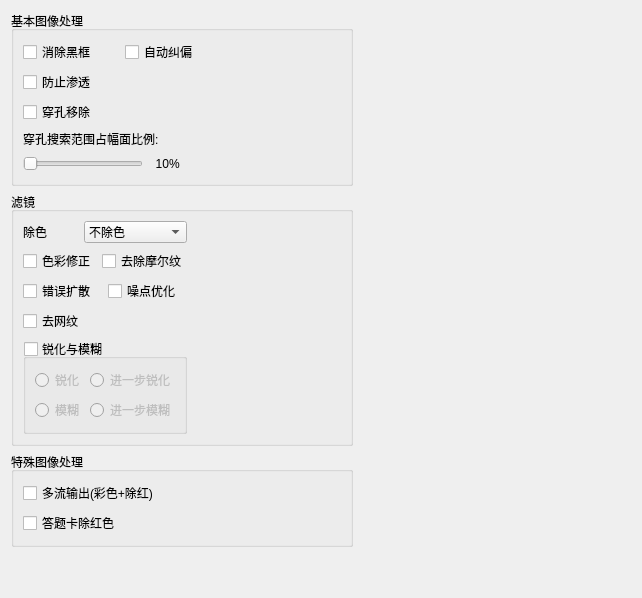
       <widget class="QWidget" name="tab_imgProc">
        <attribute name="title">
         <string>图像处理</string>
        </attribute>
        <layout class="QHBoxLayout" name="horizontalLayout_34">
         <item>
          <layout class="QVBoxLayout" name="verticalLayout_4" stretch="0,0,0,0">
           <item>
            <widget class="QGroupBox" name="gbox_basicImgProc">
             <property name="title">
              <string>基本图像处理</string>
             </property>
             <layout class="QHBoxLayout" name="horizontalLayout_3" stretch="0,0">
              <item>
               <layout class="QVBoxLayout" name="verticalLayout_3" stretch="0,0,0,0">
                <item>
                 <layout class="QHBoxLayout" name="horizontalLayout_25">
                  <item>
                   <widget class="QCheckBox" name="cbtn_deBlack">
                    <property name="text">
                     <string>消除黑框</string>
                    </property>
                   </widget>
                  </item>
                  <item>
                   <widget class="QCheckBox" name="cbtn_adjust">
                    <property name="text">
                     <string>自动纠偏</string>
                    </property>
                   </widget>
                  </item>
                 </layout>
                </item>
                <item>
                 <layout class="QHBoxLayout" name="horizontalLayout_30">
                  <item>
                   <widget class="QCheckBox" name="cbtn_antiInfi">
                    <property name="text">
                     <string>防止渗透</string>
                    </property>
                   </widget>
                  </item>
                 </layout>
                </item>
                <item>
                 <widget class="QCheckBox" name="cbtn_deHole">
                  <property name="text">
                   <string>穿孔移除</string>
                  </property>
                 </widget>
                </item>
                <item>
                 <layout class="QVBoxLayout" name="verticalLayout_10">
                  <item>
                   <widget class="QLabel" name="label_deHole">
                    <property name="text">
                     <string>穿孔搜索范围占幅面比例:</string>
                    </property>
                   </widget>
                  </item>
                  <item>
                   <layout class="QHBoxLayout" name="horizontalLayout_26" stretch="0,1,5">
                    <item>
                     <widget class="QSlider" name="Slider_deHole">
                      <property name="minimumSize">
                       <size>
                        <width>120</width>
                        <height>0</height>
                       </size>
                      </property>
                      <property name="styleSheet">
                       <string notr="true">QSlider::handle:pressed{background:#007ad9;}</string>
                      </property>
                      <property name="minimum">
                       <number>1</number>
                      </property>
                      <property name="maximum">
                       <number>9</number>
                      </property>
                      <property name="singleStep">
                       <number>1</number>
                      </property>
                      <property name="pageStep">
                       <number>1</number>
                      </property>
                      <property name="value">
                       <number>1</number>
                      </property>
                      <property name="sliderPosition">
                       <number>1</number>
                      </property>
                      <property name="orientation">
                       <enum>Qt::Horizontal</enum>
                      </property>
                     </widget>
                    </item>
                    <item>
                     <widget class="QLabel" name="label_deHolePara">
                      <property name="text">
                       <string>  10%</string>
                      </property>
                     </widget>
                    </item>
                    <item>
                     <spacer name="horizontalSpacer_13">
                      <property name="orientation">
                       <enum>Qt::Horizontal</enum>
                      </property>
                      <property name="sizeHint" stdset="0">
                       <size>
                        <width>40</width>
                        <height>20</height>
                       </size>
                      </property>
                     </spacer>
                    </item>
                   </layout>
                  </item>
                 </layout>
                </item>
               </layout>
              </item>
              <item>
               <spacer name="horizontalSpacer_9">
                <property name="orientation">
                 <enum>Qt::Horizontal</enum>
                </property>
                <property name="sizeHint" stdset="0">
                 <size>
                  <width>89</width>
                  <height>20</height>
                 </size>
                </property>
               </spacer>
              </item>
             </layout>
            </widget>
           </item>
           <item>
            <widget class="QGroupBox" name="gbox_filter">
             <property name="title">
              <string>滤镜</string>
             </property>
             <layout class="QHBoxLayout" name="horizontalLayout_28">
              <item>
               <layout class="QVBoxLayout" name="verticalLayout_17">
                <item>
                 <layout class="QHBoxLayout" name="horizontalLayout_24" stretch="1,2">
                  <item>
                   <widget class="QLabel" name="label_deColor">
                    <property name="minimumSize">
                     <size>
                      <width>55</width>
                      <height>0</height>
                     </size>
                    </property>
                    <property name="text">
                     <string>除色</string>
                    </property>
                   </widget>
                  </item>
                  <item>
                   <widget class="QComboBox" name="cbox_deColor">
                    <property name="minimumSize">
                     <size>
                      <width>80</width>
                      <height>0</height>
                     </size>
                    </property>
                    <property name="maximumSize">
                     <size>
                      <width>120</width>
                      <height>16777215</height>
                     </size>
                    </property>
                    <item>
                     <property name="text">
                      <string>不除色</string>
                     </property>
                    </item>
                    <item>
                     <property name="text">
                      <string>除红色</string>
                     </property>
                    </item>
                    <item>
                     <property name="text">
                      <string>除绿色</string>
                     </property>
                    </item>
                    <item>
                     <property name="text">
                      <string>除蓝色</string>
                     </property>
                    </item>
                    <item>
                     <property name="text">
                      <string>全除色</string>
                     </property>
                    </item>
                    <item>
                     <property name="text">
                      <string>红色增强</string>
                     </property>
                    </item>
                    <item>
                     <property name="text">
                      <string>绿色增强</string>
                     </property>
                    </item>
                    <item>
                     <property name="text">
                      <string>蓝色增强</string>
                     </property>
                    </item>
                   </widget>
                  </item>
                 </layout>
                </item>
                <item>
                 <layout class="QHBoxLayout" name="horizontalLayout_33">
                  <item>
                   <widget class="QCheckBox" name="cbtn_colorAdjust">
                    <property name="text">
                     <string>色彩修正</string>
                    </property>
                   </widget>
                  </item>
                  <item>
                   <widget class="QCheckBox" name="cbtn_deMoire">
                    <property name="text">
                     <string>去除摩尔纹</string>
                    </property>
                   </widget>
                  </item>
                 </layout>
                </item>
                <item>
                 <layout class="QHBoxLayout" name="horizontalLayout_18">
                  <item>
                   <widget class="QCheckBox" name="cbtn_setBWDot">
                    <property name="text">
                     <string>错误扩散</string>
                    </property>
                   </widget>
                  </item>
                  <item>
                   <widget class="QCheckBox" name="cbtn_noise">
                    <property name="text">
                     <string>噪点优化</string>
                    </property>
                   </widget>
                  </item>
                 </layout>
                </item>
                <item>
                 <layout class="QHBoxLayout" name="horizontalLayout_41">
                  <item>
                   <widget class="QCheckBox" name="cbtn_texRmv">
                    <property name="text">
                     <string>去网纹</string>
                    </property>
                   </widget>
                  </item>
                 </layout>
                </item>
                <item>
                 <widget class="QGroupBox" name="gbox_sharAndBlur">
                  <property name="title">
                   <string>锐化与模糊</string>
                  </property>
                  <property name="flat">
                   <bool>false</bool>
                  </property>
                  <property name="checkable">
                   <bool>true</bool>
                  </property>
                  <property name="checked">
                   <bool>false</bool>
                  </property>
                  <layout class="QVBoxLayout" name="verticalLayout_20">
                   <item>
                    <layout class="QHBoxLayout" name="horizontalLayout_19">
                     <item>
                      <widget class="QRadioButton" name="rbtn_sharpening1">
                       <property name="text">
                        <string>锐化</string>
                       </property>
                      </widget>
                     </item>
                     <item>
                      <widget class="QRadioButton" name="rbtn_sharpening2">
                       <property name="text">
                        <string>进一步锐化</string>
                       </property>
                      </widget>
                     </item>
                    </layout>
                   </item>
                   <item>
                    <layout class="QHBoxLayout" name="horizontalLayout_20">
                     <item>
                      <widget class="QRadioButton" name="rbtn_blur1">
                       <property name="text">
                        <string>模糊</string>
                       </property>
                      </widget>
                     </item>
                     <item>
                      <widget class="QRadioButton" name="rbtn_blur2">
                       <property name="text">
                        <string>进一步模糊</string>
                       </property>
                      </widget>
                     </item>
                    </layout>
                   </item>
                  </layout>
                 </widget>
                </item>
               </layout>
              </item>
              <item>
               <spacer name="horizontalSpacer_21">
                <property name="orientation">
                 <enum>Qt::Horizontal</enum>
                </property>
                <property name="sizeHint" stdset="0">
                 <size>
                  <width>154</width>
                  <height>20</height>
                 </size>
                </property>
               </spacer>
              </item>
             </layout>
            </widget>
           </item>
           <item>
            <widget class="QGroupBox" name="gbox_specialImgProc">
             <property name="title">
              <string>特殊图像处理</string>
             </property>
             <property name="flat">
              <bool>false</bool>
             </property>
             <property name="checkable">
              <bool>false</bool>
             </property>
             <layout class="QHBoxLayout" name="horizontalLayout_4">
              <item>
               <layout class="QVBoxLayout" name="verticalLayout_9">
                <item>
                 <widget class="QCheckBox" name="cbtn_specialMulti">
                  <property name="text">
                   <string>多流输出(彩色+除红)</string>
                  </property>
                 </widget>
                </item>
                <item>
                 <widget class="QCheckBox" name="cbtn_deRed_asheet">
                  <property name="text">
                   <string>答题卡除红色</string>
                  </property>
                 </widget>
                </item>
               </layout>
              </item>
              <item>
               <spacer name="horizontalSpacer_10">
                <property name="orientation">
                 <enum>Qt::Horizontal</enum>
                </property>
                <property name="sizeHint" stdset="0">
                 <size>
                  <width>176</width>
                  <height>20</height>
                 </size>
                </property>
               </spacer>
              </item>
             </layout>
            </widget>
           </item>
           <item>
            <spacer name="verticalSpacer_3">
             <property name="orientation">
              <enum>Qt::Vertical</enum>
             </property>
             <property name="sizeHint" stdset="0">
              <size>
               <width>20</width>
               <height>40</height>
              </size>
             </property>
            </spacer>
           </item>
          </layout>
         </item>
         <item>
          <spacer name="horizontalSpacer_11">
           <property name="orientation">
            <enum>Qt::Horizontal</enum>
           </property>
           <property name="sizeHint" stdset="0">
            <size>
             <width>278</width>
             <height>20</height>
            </size>
           </property>
          </spacer>
         </item>
        </layout>
       </widget>
